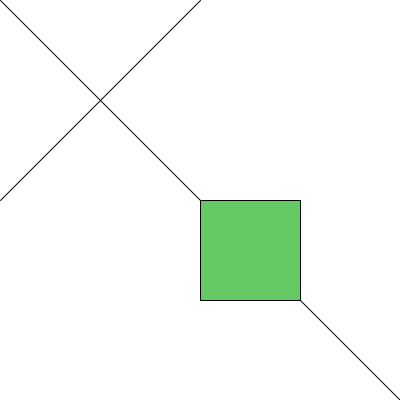
Frame 1 (no input)
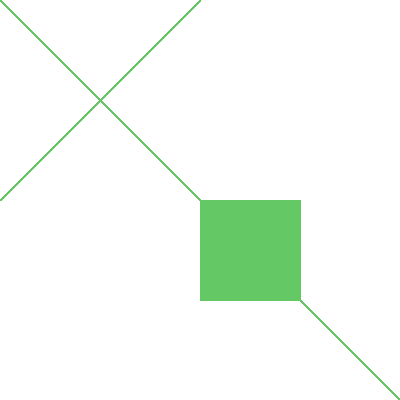
Frame 60 (the mouse pressed at the canvas centre just before this capture)
Frame 120 (the mouse held since frame 60 and released just before this capture): identical to frame 60, image omitted

The Processing sketch that drew these frames (run headless with seeded random() and noise(); from frame 60 on, the mouse is pressed at the canvas centre):

// Processing sketch: processing_74213
// ── processing_74213.pde

void setup() {
  size (400, 400);
  background(255);
}

void draw() {
  line (0,0, 400, 400);
  line (0, 200, 200, 0);
  
  
  fill (100, 200, 100);
  rect (200, 200, 100, 100);
  stroke (100, 200, 100);
}
